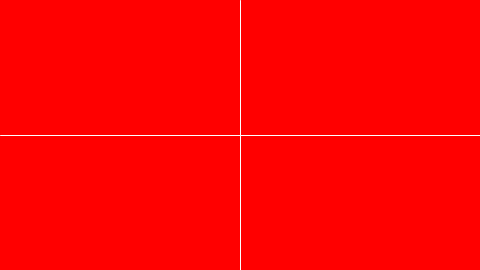
Frame 1 (no input)
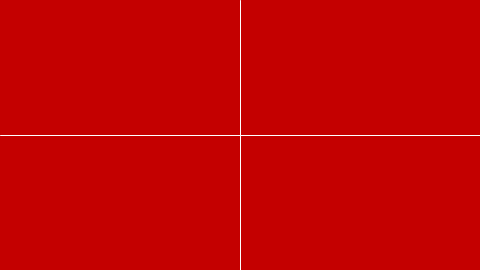
Frame 60 (the mouse pressed at the canvas centre just before this capture)
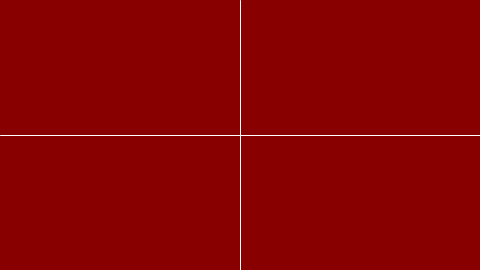
Frame 120 (the mouse held since frame 60 and released just before this capture)

The Processing sketch that drew these frames (run headless with seeded random() and noise(); from frame 60 on, the mouse is pressed at the canvas centre):

// Processing sketch: Example_5_2_Conditionals_Quadrants
// ── Example_5_2_Conditionals_Quadrants.pde

int r = 255;
int g = 0;
int b = 0;

void setup(){
  size(480, 270);
}

void draw(){
  background(r, g, b);
  stroke(255);
  line(width/2, 0, width/2, height);
  line(0, height/2, width, height/2);
  
  if( mouseX > width/2 ){  
    r++;
  }
  else{
    r--;
  }
  
  if( mouseY > height/2 ){  
    b++;
  }
  else{
    b--;
  }
  
  r = constrain(r,0,255);
  b = constrain(b,0,255);
}
